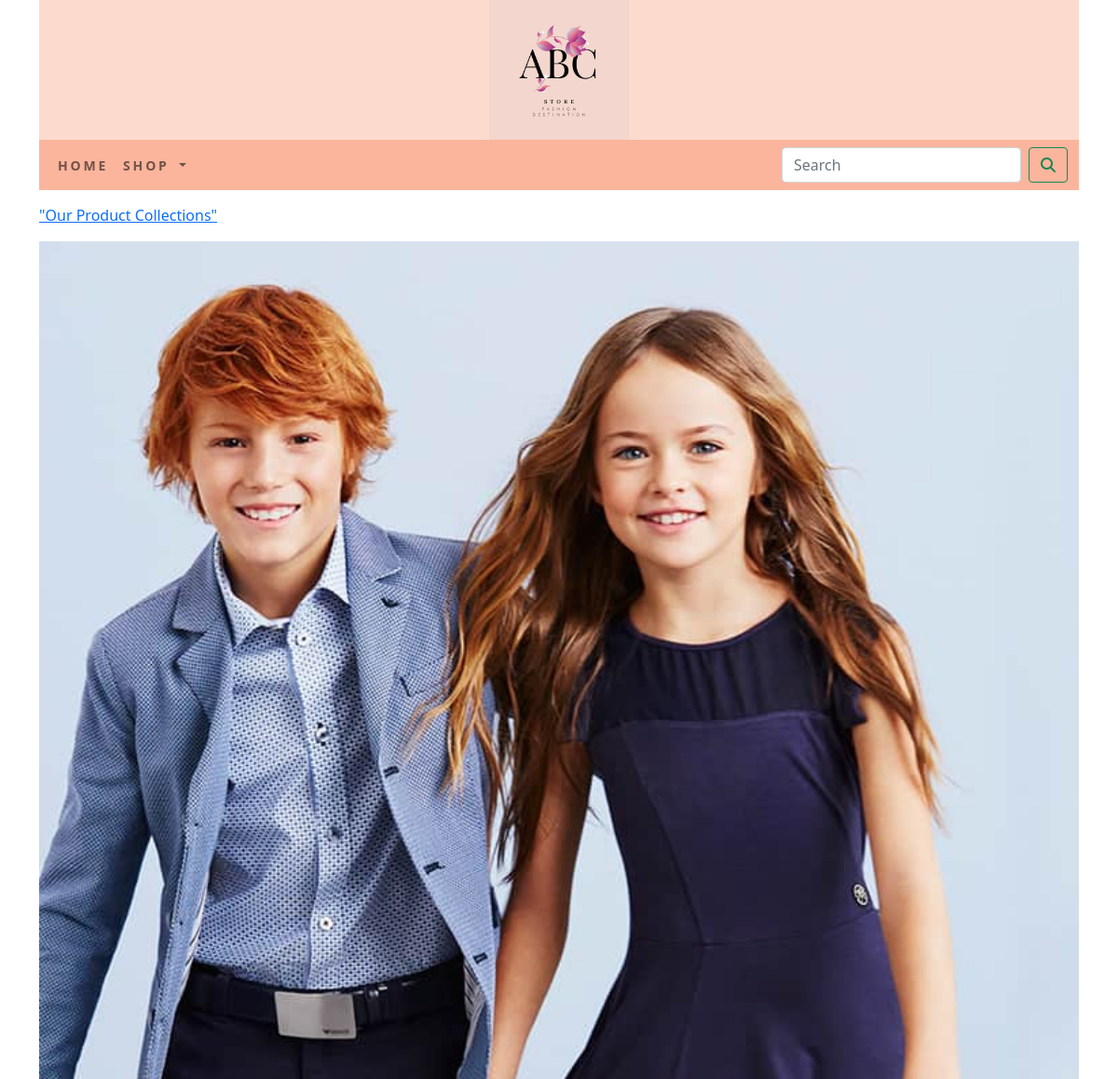
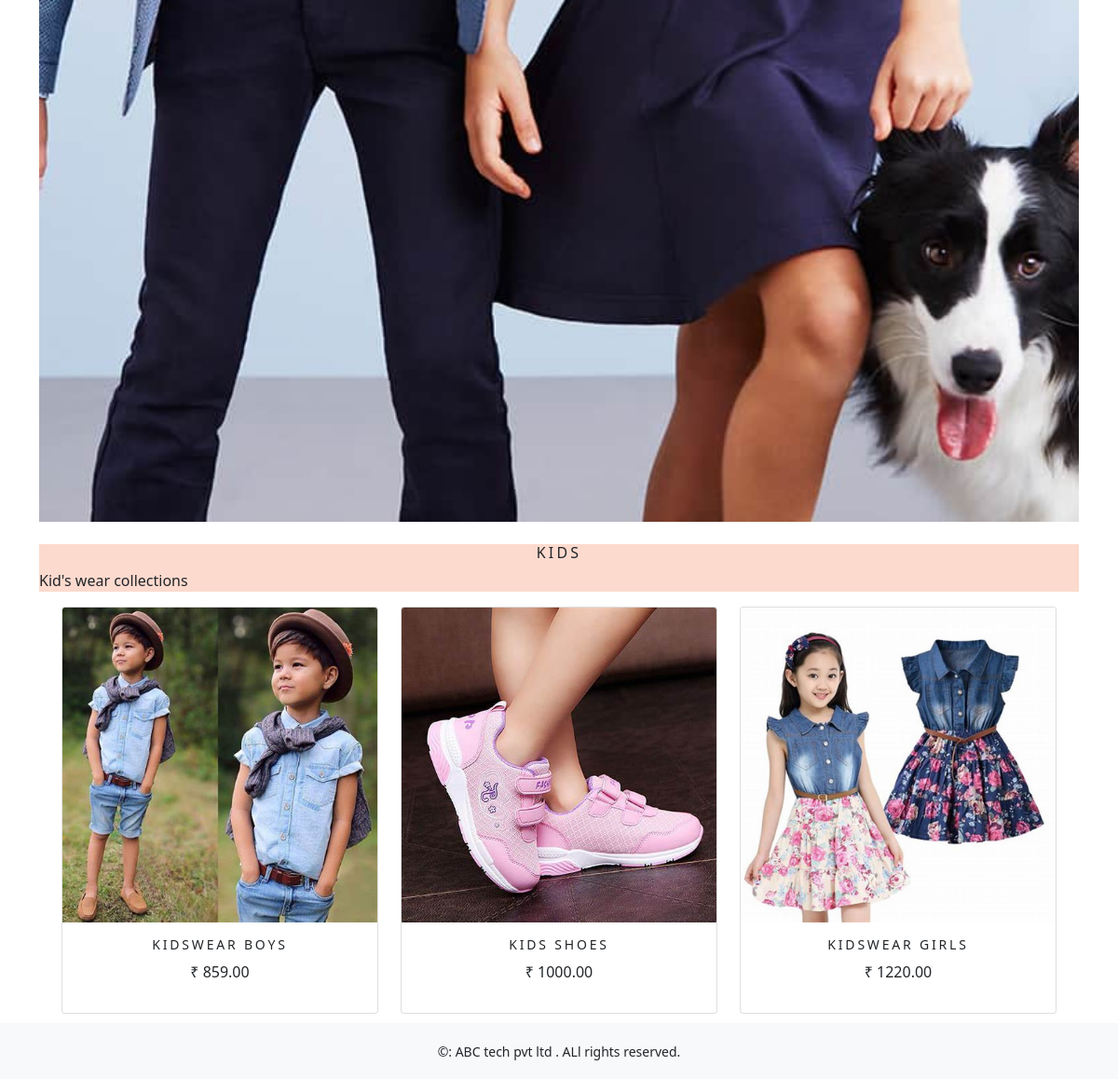
The page /kids/ on the database its author committed (2 pictures, top to bottom).
### shop/models.py (models this page shows, shortened)
class Category(models.Model):
    name=models.CharField(max_length=250,unique=True)
    slug=models.SlugField(max_length=250,unique=True)
    description=models.TextField(blank=True)
    image=models.ImageField(upload_to='category',blank=True)
    class Meta:
        ordering=('name',)
        verbose_name='category'
        verbose_name_plural='categories'
    def get_url(self):
        return reverse('shop:products_by_category',args=[self.slug])

class Product(models.Model):
    name = models.CharField(max_length=250, unique=True)
    slug = models.SlugField(max_length=250, unique=True)
    description = models.TextField(blank=True)
    price=models.DecimalField(max_digits=10,decimal_places=2)
    category=models.ForeignKey(Category,on_delete=models.CASCADE)
    image = models.ImageField(upload_to='category', blank=True)
    stock=models.IntegerField()
    available=models.BooleanField(default=True)
    created=models.DateTimeField(auto_now_add=True)
    updated=models.DateTimeField(auto_now=True)
    class Meta:
        ordering = ('name',)
        verbose_name = ('product')
        verbose_name_plural = ('products')
    def get_url(self):
        return reverse('shop:prodCatdetail',args=[self.category.slug,self.slug])

### shop/views.py (the view)
# urls.py: path('',views.allProdCat,name='allProdCat'),
def allProdCat(request,c_slug=None):
    c_page=None
    products_list=None
    if c_slug!=None:
        c_page=get_object_or_404(Category,slug=c_slug)
        products_list=Product.objects.all().filter(category=c_page,available=True)
    else:
        products_list=Product.objects.all().filter(available=True)
    paginator=Paginator(products_list,6)
    try:
        page=int(request.GET.get('page','1'))
    except:
        page=1
    try:
        products=paginator.page(page)
    except:
        products=paginator.page(Paginator.num_pages)
    return render(request,'category.html',{'category':c_page,'products':products})

### cart/context_processors.py (called while the page is built)
def counter(request):
    item_count=0
    if 'admin' in request.path:
        return {}
    else:
        try:
            cart=Cart.objects.filter(cart_id=_cart_id(request))
            cart_items=CartItem.objects.all().filter(cart=cart[:1])
            for cart_item in cart_items:
                item_count += cart_item.quantity
        except Cart.DoesNotExist:
            item_count=0
    return dict(item_count=item_count)

### cart/views.py (called while the page is built)
def _cart_id(request):
    cart=request.session.session_key
    if not cart:
        cart=request.session.create()
    return cart

### shop/context_processors.py (called while the page is built)
def menu_links(request):
    links=Category.objects.all()
    return dict(links=links)

### template/category.html (shortened to what this page needs)
{% extends 'base.html' %}
{% load static %}
{% block content %}
    {% if category %}
    <div>
        <div class="row my_row_class">
            <div class="mx-auto">
                <p>
                <a href="{% url 'shop:allProdCat' %}">
                    "Our Product Collections"
                </a>
                </p>
            </div>
        </div>
    </div>
    {% endif %}
    <div>
        {% if category %}
            <div class="mx-auto">
                <img class="my_image" src="{{category.image.url}}" alt="{{category.name}}" style="width:100%">
            </div>
                <br>
            <div style="background-color:#fddace">
                    <h1 class="text-center my_title">{{category.name}}</h1>
                    <p class="text-justify">{{category.description}}</p>
            </div>
        {% endif %}
    </div>
    <div class="container">
        <div class="row mx-auto">
            {% for product in products.object_list %}
                <div class="my_bottom_margin col-9 col-sm-12 col-md-4 col-lg-4">
                    <div class="card text-center" style="min-width:18rem;">
                        <a href="{{product.get_url}}">
                            <img class="card-img-top my_image" src="{{product.image.url}}" alt="{{product.name}}">
                        </a>
                        <div class="card-body">
                            <h4>
                                {{product.name}}
                            </h4>
                            <p>
                                ₹ {{product.price}}
                            </p>
                        </div>
                    </div>
                </div>
            {% endfor %}
        </div>
    </div>
{% endblock %}

### shop/static/css/custom.css (style rules this page uses)
.my_row_class { padding-top:15px; }
.my_image { width:100%; height:auto; }
.my_title { font-size:16px; text-transform:uppercase; letter-spacing:.2em; }
.my_bottom_margin { margin-bottom:10px; }
.card-body h4 { letter-spacing:.2em; font-size:14px; text-transform:uppercase; }

### rows shown on the page
Category: image (picture), name "KIDS", description "Kid's wear collections"
Product: image (picture), name "KIDSWEAR BOYS", price "859.00"
Product: image (picture), name "KIDS SHOES", price "1000.00"
Product: image (picture), name "KIDSWEAR GIRLS", price "1220.00"
